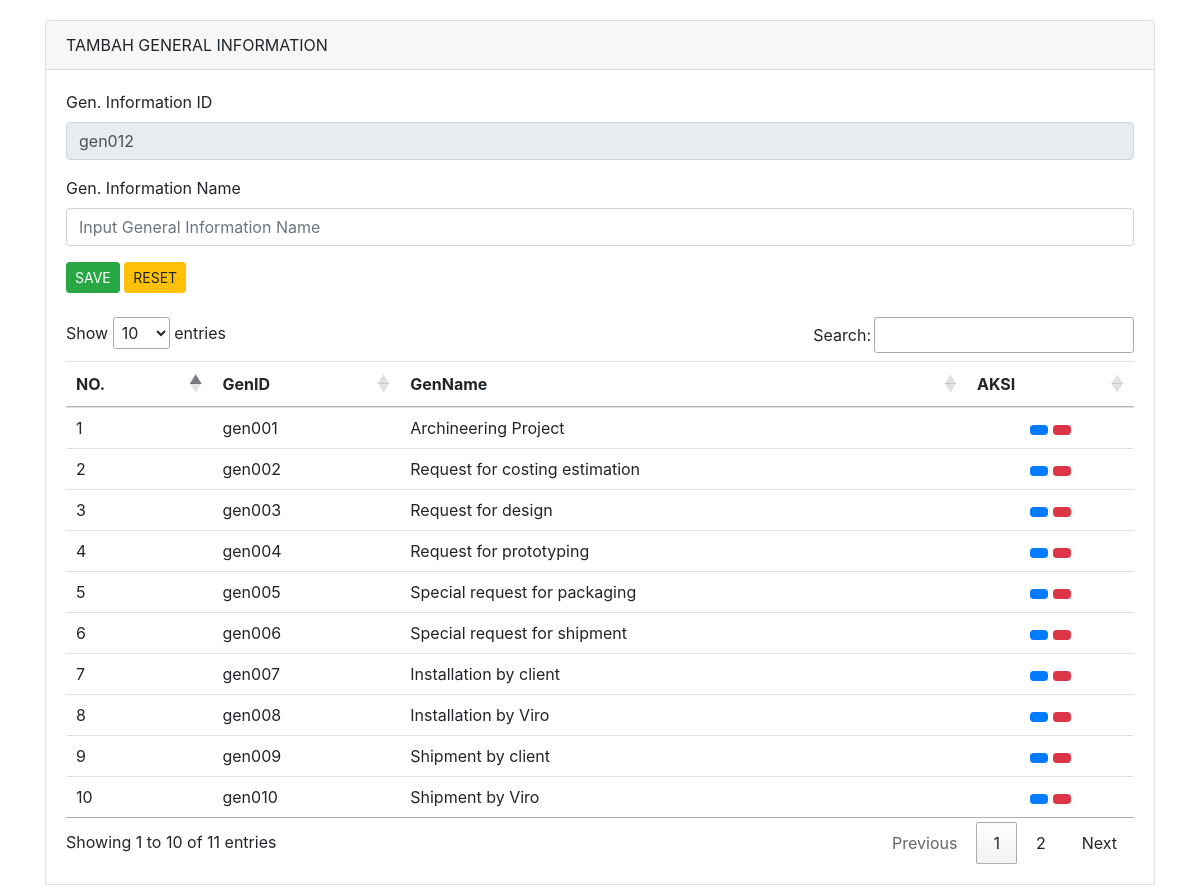
Page /pages/admin/general-information/index.php on the committed database.
### tables this page shows
CREATE TABLE `geninformation` (
  `GenID` varchar(15) NOT NULL,
  `GenName` varchar(500) NOT NULL
);

### pages/admin/general-information/index.php (the view, shortened to what this page needs)
<!doctype html>
<html lang="en">
  <head>
    <link rel="stylesheet" href="https://stackpath.bootstrapcdn.com/bootstrap/4.4.1/css/bootstrap.min.css">
    <link rel="stylesheet" href="//cdn.datatables.net/1.10.20/css/jquery.dataTables.min.css">
  </head>
  <body>
    <?php
	include 'config/database.php';
  $query5 = "SELECT max(GenID) as kodeTerbesar FROM geninformation";
  $hasil = mysqli_query($kon,$query5);
	$data5 = mysqli_fetch_array($hasil);
	$kodeBarang = $data5['kodeTerbesar'];
	$urutan = (int) substr($kodeBarang, 3, 5);
	$urutan++;
	$huruf = "gen";
	$kodeBarang = $huruf . sprintf("%03s", $urutan);
	?>
    <div class="container" style="margin-top: 20px">
      <div class="row">
        <div class="col-md-12">
          <div class="card">
            <div class="card-header">
              TAMBAH GENERAL INFORMATION
            </div>
            <div class="card-body">
             <form action="pages/admin/general-information/simpan-general-information.php"  method="POST">
                <div class="form-group">
                  <label>Gen. Information ID</label>
                  <input type="text" name="GenID"  required="required" value="<?php echo $kodeBarang ?>" class="form-control" readonly>
                </div>
                <div class="form-group">
                  <label>Gen. Information Name</label>
                  <input type="text" name="GenName" placeholder="Input General Information Name" class="form-control">
                </div>
                <button type="submit" class="btn btn-sm btn-success">SAVE</button>
                <button type="reset" class="btn btn-sm btn-warning">RESET</button>
              </form>
              <br/>
              <div class="table-responsive">
              <table class="table table-hover" id="deptTable">
                <thead>
                  <tr>
                    <th scope="col">NO.</th>
                    <th scope="col">GenID</th>
                    <th scope="col">GenName</th>
                    <th scope="col">AKSI</th>
                  </tr>
                </thead>
                <tbody>
                  <?php
                      include 'config/database.php';
                      $no = 1;
                      $query = mysqli_query($kon,"SELECT * FROM geninformation");
                      while($row = mysqli_fetch_array($query)){
                  ?>
                  <tr>
                      <td><?php echo $no++ ?></td>
                      <td><?php echo $row['GenID'] ?></td>
                      <td><?php echo $row['GenName'] ?></td>
                      <td class="text-center">
                        <a href="pages/admin/general-information/edit-general-information.php?id=<?php echo $row['GenID'] ?>" class="btn btn-sm btn-primary"><i class="fa fa-regular fa-edit"></i></a>
                        <a href="pages/admin/general-information/hapus-general-information.php?id=<?php echo $row['GenID'] ?>&name=<?php echo $row['GenName'] ?>" class="btn btn-sm btn-danger"><i class="fa fa-regular fa-trash"></i></a>
                      </td>
                  </tr>
                <?php } ?>
                </tbody>
              </table>
              </div>
            </div>
          </div>
      </div>
    </div>
  </body>
</html>

### rows in the picture
geninformation: GenID "gen001", GenName "Archineering Project"
geninformation: GenID "gen002", GenName "Request for costing estimation"
geninformation: GenID "gen003", GenName "Request for design"
geninformation: GenID "gen004", GenName "Request for prototyping"
geninformation: GenID "gen005", GenName "Special request for packaging"
geninformation: GenID "gen006", GenName "Special request for shipment"
geninformation: GenID "gen007", GenName "Installation by client"
geninformation: GenID "gen008", GenName "Installation by Viro"
geninformation: GenID "gen009", GenName "Shipment by client"
geninformation: GenID "gen010", GenName "Shipment by Viro"
